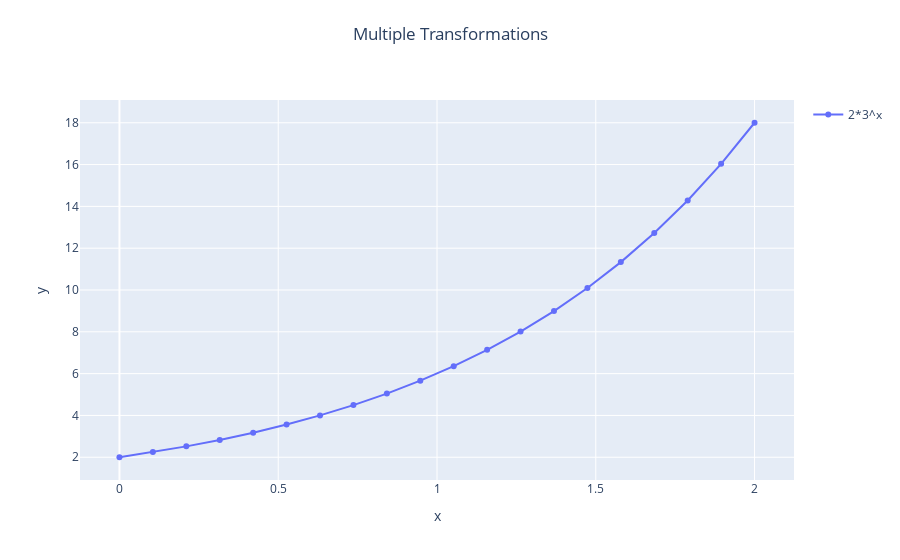

Notebook cell for this chart:
### Markdown cell above
You can combine multiple transformations by simply adding to the list.

## Assignment: Visualize multiple transformations
Modify the code below to add:
1. A horizontal translation.
2. A vertical translation.
3. Reflection across x.
4. Reflection across y.
5. A vertical dilation.
6. A horizontal dilation.

### Code cell
# MODIFY to add multiple transformations

# Define exponential function
f = 2*(3)**x

# Create a graph object
plot = graph_funs()

# Add to the list of functions:
plot.add_fun(f, domain = [0, 2, 20])  # Add the original function.

# Add:
# 1. A horizontal translation.
# 2. A vertical translation.
# 3. Reflection across x.
# 4. Reflection across y.
# 5. A vertical dilation.
# 6. A horizontal dilation.

# Plot everything
plot.plot_funs(plot_title="Multiple Transformations")

### Figure 1 — Plotly figure (JSON) as saved in the notebook; plotly's stock layout.template omitted (floating-point values rounded to 4 significant figures)
{"data": [{"mode": "lines+markers", "name": "2*3^x", "showlegend": true, "type": "scatter", "x": [0, 0.1053, 0.2105, 0.3158, 0.4211, 0.5263, 0.6316, 0.7368, 0.8421, 0.9474, 1.053, 1.158, 1.263, 1.368, 1.474, 1.579, 1.684, 1.789, 1.895, 2], "y": [2, 2.245, 2.52, 2.829, 3.176, 3.566, 4.003, 4.494, 5.044, 5.663, 6.357, 7.137, 8.011, 8.994, 10.1, 11.33, 12.72, 14.28, 16.03, 18]}], "layout": {"autosize": false, "title": {"text": "Multiple Transformations", "x": 0.5, "xanchor": "center", "y": 0.95, "yanchor": "top"}, "xaxis": {"title": {"text": "x"}}, "yaxis": {"title": {"text": "y"}}}}
